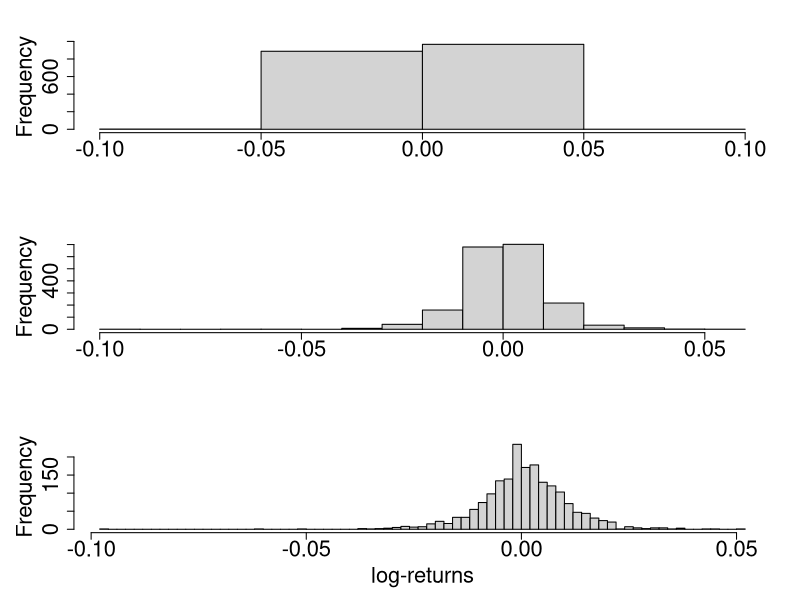

The R script that drew this image:
graphics.off()
require(datasets)

# compute log returns for DAX index
r.dax = diff(log(EuStockMarkets[, 1]))

# axes scales
xscale = c(-0.06, 0.06)
yscale = c(-0.06, 0.06)

# name of the graph and label of x
nameChart = "BCS_HistBinSizes.pdf"
xlabels = "log-returns"

# plot the histograms for different bin sizes
par(mar = par()$mar + c(0, 1.5, -1, 0.1), mfrow = c(3, 1), cex.lab = 2, cex.axis = 2, no.readonly = T)
hist(r.dax, breaks = 5, main = NULL, xlab = NULL)
hist(r.dax, breaks = 20, main = NULL, xlab = NULL)
hist(r.dax, breaks = 100, main = NULL, xlab = xlabels) 
 TRUE
